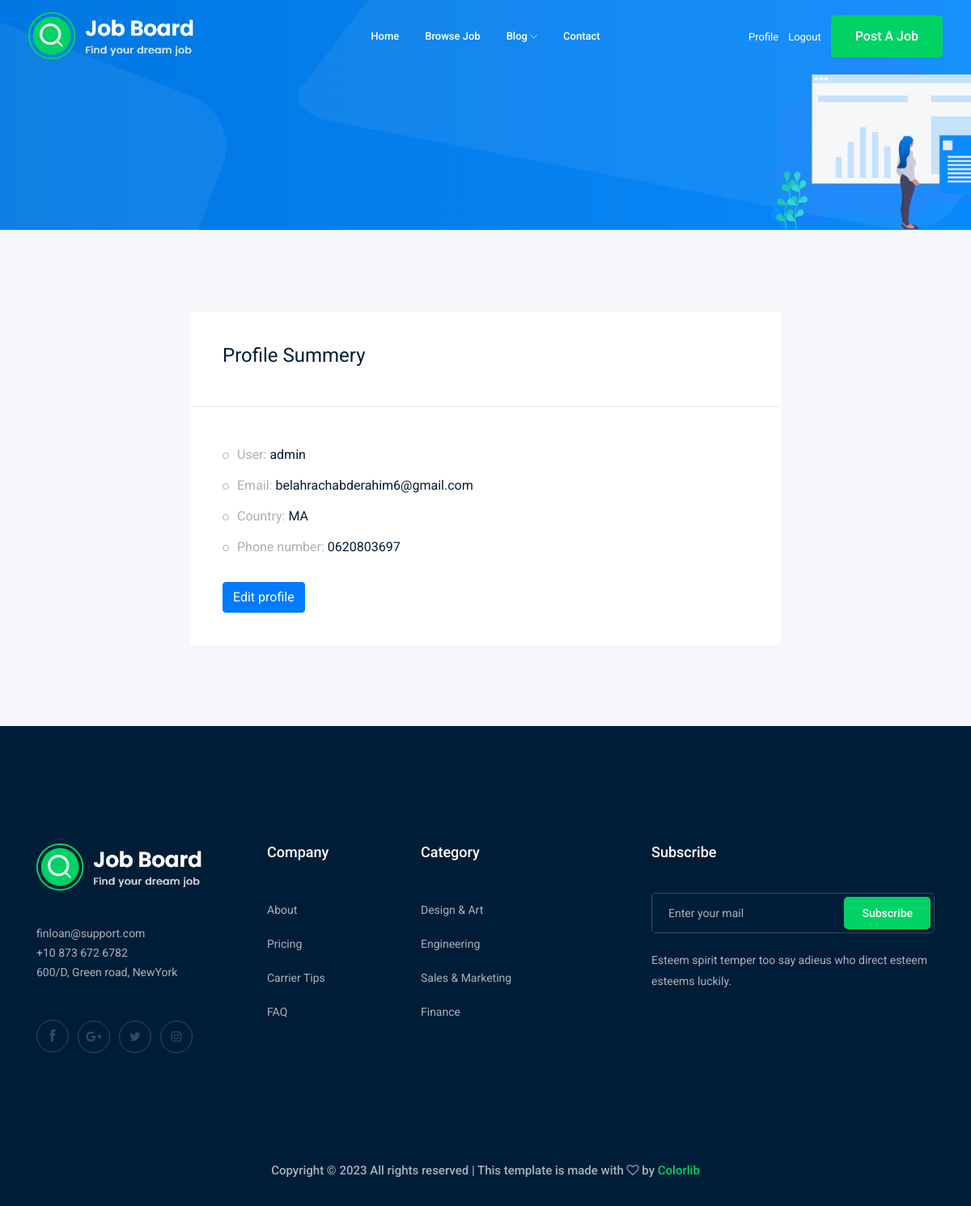
The app's page /accounts/profile (signed in) with its own data.
### accounts/models.py (models this page shows, shortened)
class Profile(models.Model):
    user = models.OneToOneField(User, on_delete=models.CASCADE)
    country = CountryField()
    phoneNumber = models.CharField(max_length=15)
    image = models.ImageField(upload_to="profile/")

### accounts/views.py (the view)
# urls.py: path('profile', views.profile, name='profilePage'),
def profile(request):
    profile = Profile.objects.get(user=request.user)
    context = {
        'myObject' : profile
    }
    return render(request, 'registration/profile.html', context)

### templates/registration/profile.html (shortened to what this page needs)
{% extends 'base.html' %}
{% load django_bootstrap5 %}
{% block content %}
<div class="bradcam_area bradcam_bg_1">
    <div class="container">
        <div class="row">
            <div class="col-xl-12">
            </div>
        </div>
    </div>
</div>
<div class="job_details_area">
    <div class="container">
        <div class="row justify-content-center">
            <div class="col-lg-8">
                <div class="job_sumary">
                    <div class="summery_header">
                        <h3>Profile Summery</h3>
                    </div>
                    <div class="job_content">
                        <ul>
                            <li>User: <span>{{ myObject.user }}</span></li>
                            <li>Email: <span>{{ myObject.user.email}}</span></li>
                            <li>Country: <span>{{ myObject.country}}</span></li>
                            <li>Phone number: <span>{{ myObject.phoneNumber }}</span></li>
                        </ul>
                        <div class="pt-4">
                            <a class="btn btn-primary" href="{% url 'editProfilePage' %}">Edit profile</a>
                        </div>
                    </div>
                </div>
            </div>
        </div>
    </div>
</div>
{% endblock%}

### records on screen
Profile: user "admin", user.email "belahrachabderahim6@gmail.com", country "MA", phoneNumber "0620803697"
